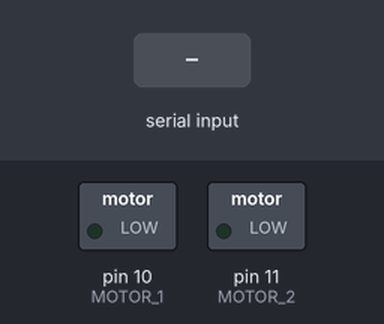
The sketch below on a simulated Arduino Uno, built with avr-gcc and run on an emulated ATmega328P. Shown: switched loads named in the sketch (green lamp = pin HIGH). The inputs (shaded band) are chosen by the test bench. What the sketch prints to the serial monitor is not drawn.

Above: at 1.2 s.
1.3 s: "0/n\n" received over Serial
At 2.2 s:
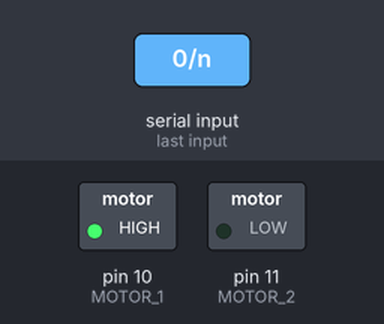
2.8 s: "1/n\n" received over Serial
At 3.4 s:
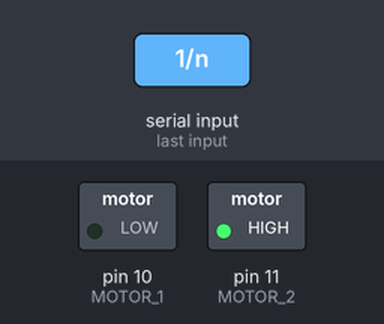
4.3 s: "1\n" received over Serial
At 5.6 s:
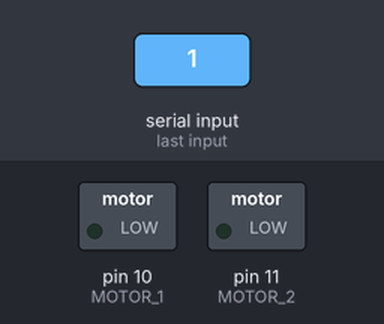
Timing chart, 0 to 7.3 s (numbered marks = the images above; inputs shaded):
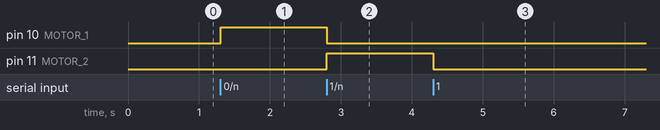

Measured:
- after the input at 1.3 s, pin 10 (MOTOR_1): LOW → HIGH at once
- after the input at 2.8 s, pin 10 (MOTOR_1): HIGH → LOW at once; pin 11 (MOTOR_2): LOW → HIGH at once
- after the input at 4.3 s, pin 11 (MOTOR_2): HIGH → LOW at once

The sketch:

arduino.ino
```cpp
int MOTOR_1 = 10;
int MOTOR_2 = 11;

void setup() {
  Serial.begin(9600);
  pinMode(MOTOR_1, OUTPUT);
  pinMode(MOTOR_2, OUTPUT);
  digitalWrite(MOTOR_1, LOW);
  digitalWrite(MOTOR_2, LOW);
}

void loop() {
    if (Serial.available() > 0) {
      String data = Serial.readStringUntil('\n');
      Serial.print("read, " + data);
      if(data == "0/n")
      {
        digitalWrite(MOTOR_1, HIGH);
        digitalWrite(MOTOR_2, LOW);
      }
      else if(data == "1/n")
      {
        digitalWrite(MOTOR_1, LOW);
        digitalWrite(MOTOR_2, HIGH);
      }
      else
      {
        digitalWrite(MOTOR_1, LOW);
        digitalWrite(MOTOR_2, LOW);
      }
    }

}
```
